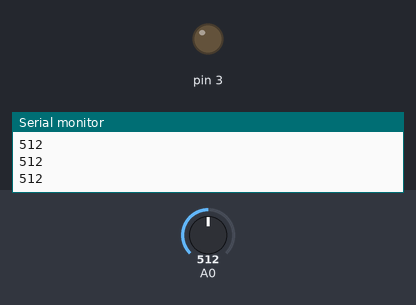
This sketch was run on a simulated Arduino Uno, built with avr-gcc and run on an emulated ATmega328P. Parts: output pins drawn as LEDs (lit = HIGH), the last lines printed to the serial monitor. The inputs (shaded band) are chosen by the test bench; at power-on: A0 = 512.

Above: at 1.3 s.
1.4 s: A0 set to 490
At 2.1 s:
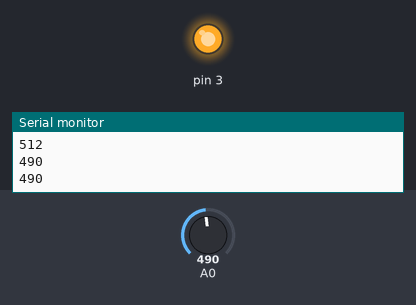
3.0 s: A0 set to 510
At 3.3 s:
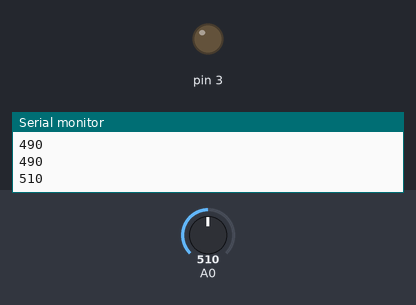
4.5 s: A0 set to 306
At 5.6 s:
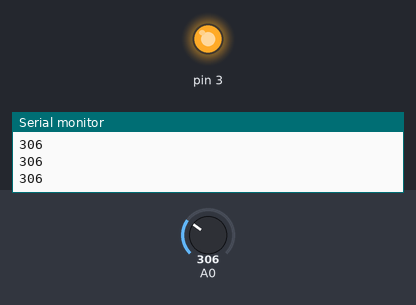
Timing chart, 0 to 7.5 s (numbered marks = the images above; inputs shaded):
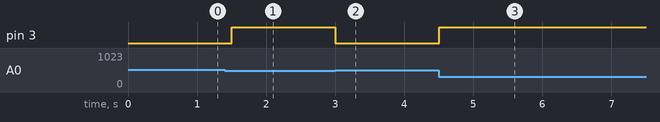

The sketch:

_15_1.ino
```cpp
void setup() {
  Serial.begin(9600); //시리얼 통신을 9600으로 초기화
  pinMode(3,OUTPUT); //LED핀 출력으로 설정
}

void loop() {
  int val; //val변수를 만든다
  val = analogRead(A0); //아날로그 A0핀에서 값을 읽어 val변수에 저장
  Serial.println(val); //val 값을 시리얼로 전송한다

  if(val < 500) //값이 500보다 작으면 참
  {
      digitalWrite(3,HIGH); //3번에 연결된 LED를 켠다
  }
  else
  {
      digitalWrite(3,LOW); //3번에 연결된 LED를 끈다
  }

  delay(500); //0.5초 기다린다
}
```

Measured:
- the behaviour switches between 500 and 499 on A0 (found by bisection; images 0 and 1)
- after the input at 1.4 s, pin 3: LOW → HIGH after 0.10 s
- after the input at 3.0 s, pin 3: HIGH → LOW at once
- after the input at 4.5 s, pin 3: LOW → HIGH at once
